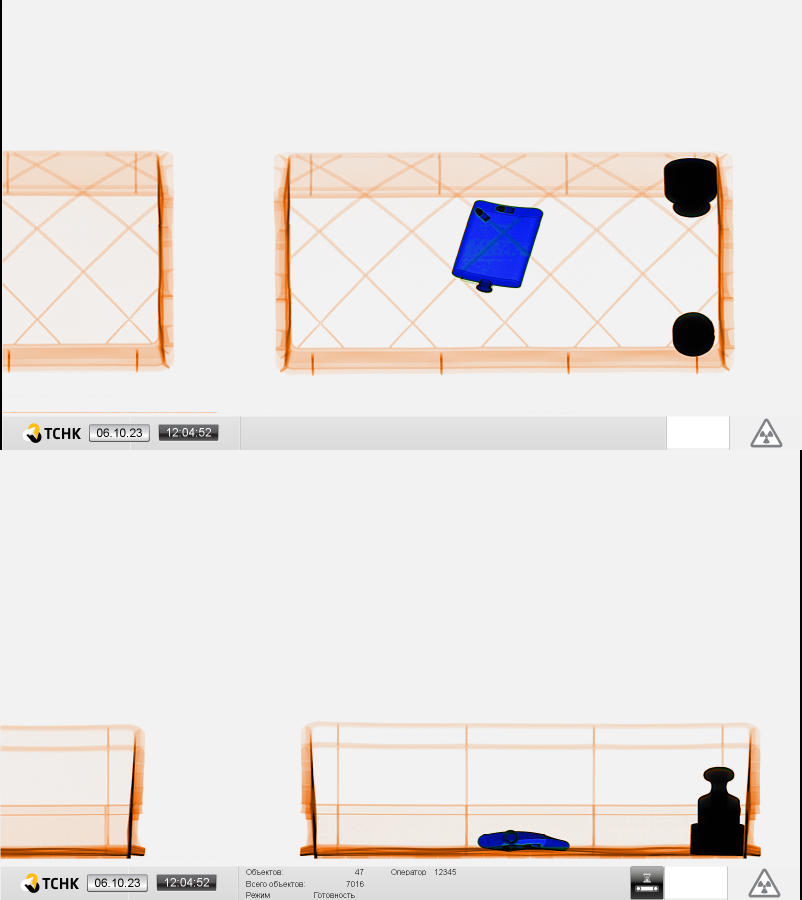
#> input picture assets/examples/RM_gram/1.png, 1604 x 1800 px (shown at 1/2 size); its folder holds only this picture in this run
$ python -i main_app.py   (imports and definitions only)
#> lines starting #> are read from the running program, lines starting #| are printed output that depends on the picture; after the words box and inside, x2 and y2 are one past the last pixel; in counts of white or black regions, pixels touching at a corner belong together
import numpy as np
import os
import cv2
import PyQt5
from PyQt5.QtWidgets import *
from PyQt5.QtGui import QPixmap, QIcon, QColor, QPolygon, QImage
from PyQt5.QtCore import QPoint, Qt, QRect
import sys

isPhotoMode = True
file_counter = 1
object_number = 0
obj_list = []
crd_list = []
# [1 line that did not run here, left out]
count_results = 0
# [260 lines that did not run here, left out]

class ParseFile():
    file_num = 0
    def __init__(self, flc):
        self.file_num = flc
    # [37 lines left out: functions readFile, getObjects, getCoords, getPoly, not called in this run]


# [61 lines that did not run here, left out]

class Filters:

    metallic_filter_applied = False
    organic_filter_applied = False
    grayscale_filter_applied = False
    negative_filter_applied = False
    contrast_filter_applied = False

    # Initialize the lower and upper bounds for the metallic filter
    lower_blue = [0, 0, 0]
    upper_blue = [116, 255, 255]
    lower_black = [0, 0, 0]
    upper_black = [180, 50, 50]

    # Initialize the lower and upper bounds for orange filter
    lower_orange = [0, 50, 30]
    upper_orange = [34, 255, 255]  # Обновленные значения

    # Initialize the lower and upper bounds for green filter
    lower_green = [0, 50, 30]
    upper_green = [0, 0, 0]  # Обновленные значения

    # Initialize contrast factor
    contrast_factor = 1.5

    # [6 lines left out: function reset_filters, not called in this run]

    def apply_metallic_filter(self, img_path):
#> called with img_path = '../assets/examples/RM_gram/1.png'
        image = cv2.imread(img_path)
#> image is the input picture: shape (1800, 1604, 3); mean B, G, R 226.4, 228.8, 233.5
        filtered_image = image.copy()
        hsv_image = cv2.cvtColor(filtered_image, cv2.COLOR_BGR2HSV)
#> hsv_image: shape (1800, 1604, 3); mean H, S, V 4.3, 12.5, 235.3

        lower_blue_bound = np.array(Filters.lower_blue)
        upper_blue_bound = np.array(Filters.upper_blue)
        lower_black_bound = np.array(Filters.lower_black)
        upper_black_bound = np.array(Filters.upper_black)

        blue_mask = cv2.inRange(hsv_image, lower_blue_bound, upper_blue_bound)
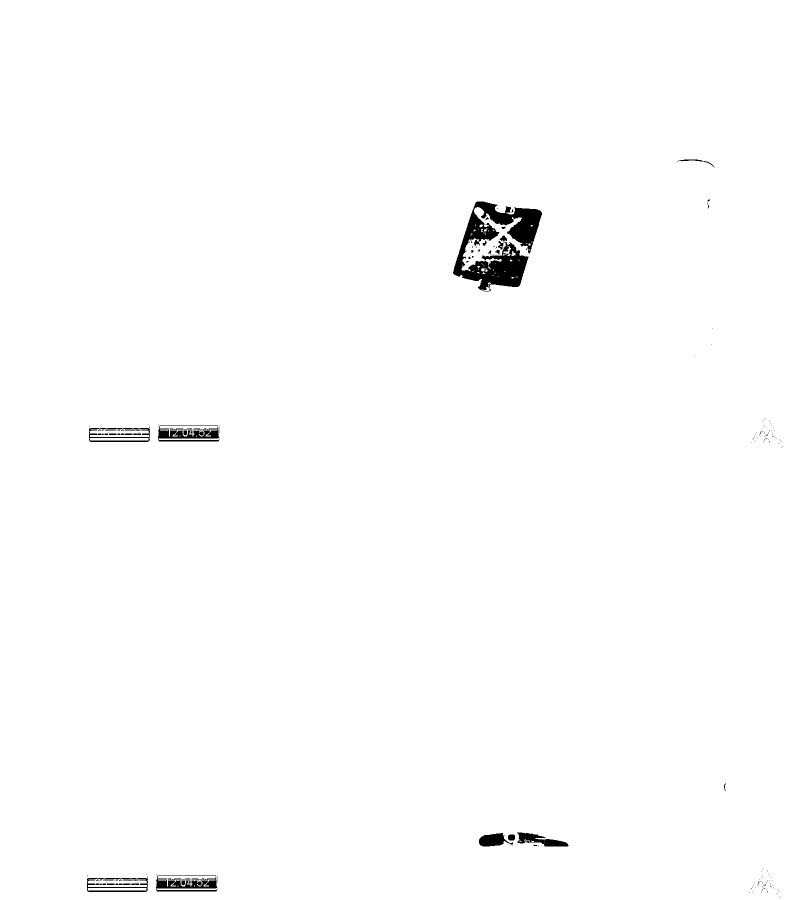
#> blue_mask: shape (1800, 1604) (shown at 1/2 size); 99.1% white; 245 black regions (209 under 20 px), largest, box (x1, y1, x2, y2) and area: (906, 403, 1084, 583) 15045, (316, 853, 439, 877) 1713, (312, 1753, 435, 1777) 1713
        black_mask = cv2.inRange(hsv_image, lower_black_bound, upper_black_bound)
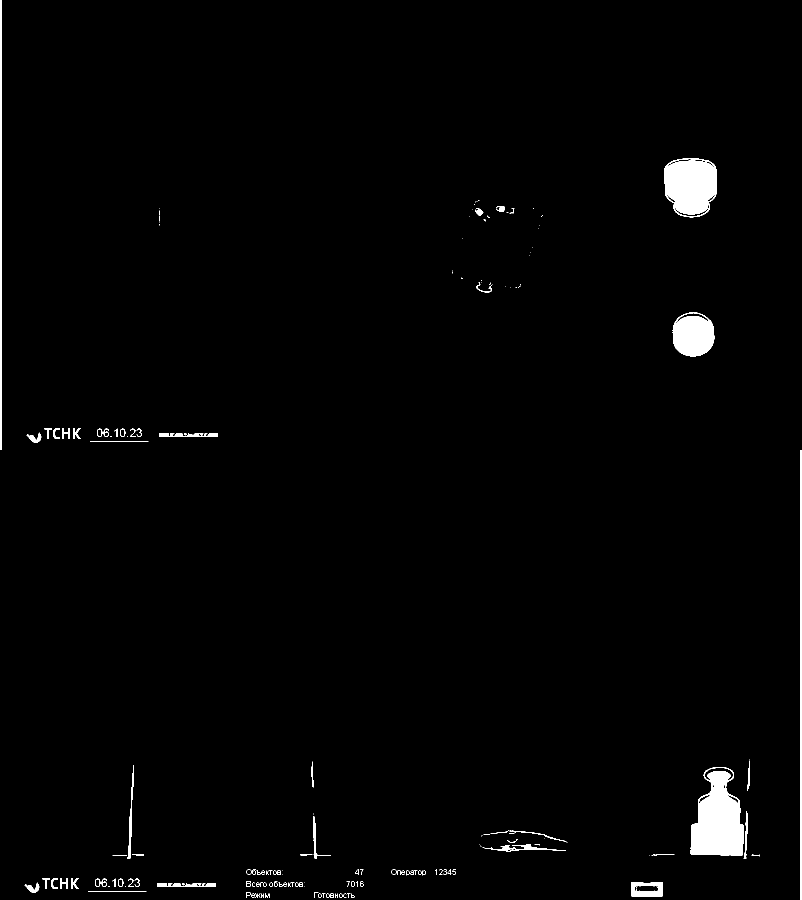
#> black_mask: shape (1800, 1604) (shown at 1/2 size); 1.6% white; 170 white regions (78 under 20 px), largest, box (x1, y1, x2, y2) and area: (1381, 1534, 1488, 1712) 12924, (1329, 316, 1434, 435) 9757, (1345, 625, 1429, 713) 5657

        metallic_mask = cv2.bitwise_or(blue_mask, black_mask)
#> metallic_mask: shape (1800, 1604); 99.1% white; 281 black regions (237 under 20 px), largest, box (x1, y1, x2, y2) and area: (906, 403, 1084, 583) 15045, (1034, 1665, 1137, 1693) 1387, (958, 1666, 1026, 1693) 1138

        gray_image = cv2.cvtColor(image, cv2.COLOR_BGR2GRAY)
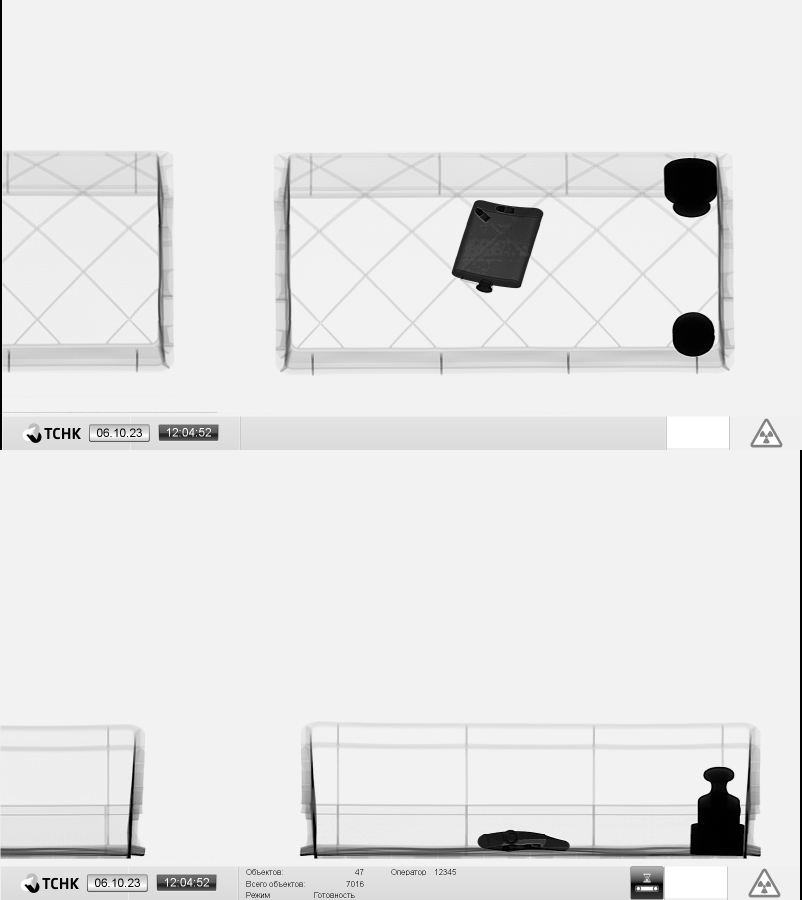
#> gray_image: shape (1800, 1604) (shown at 1/2 size); min 0, max 255, mean 229.9
        grayscale_image = cv2.cvtColor(gray_image, cv2.COLOR_GRAY2BGR)

        canvas = filtered_image.copy()
        canvas[metallic_mask == 255] = grayscale_image[metallic_mask == 255]


        Filters.metallic_filter_applied = True
        ret_canvas = cv2.cvtColor(canvas, cv2.COLOR_BGR2RGB)
#> (the run stopped early here; a loop or call above may not have finished)

$ run again, on assets/examples/RM_gram/10.png
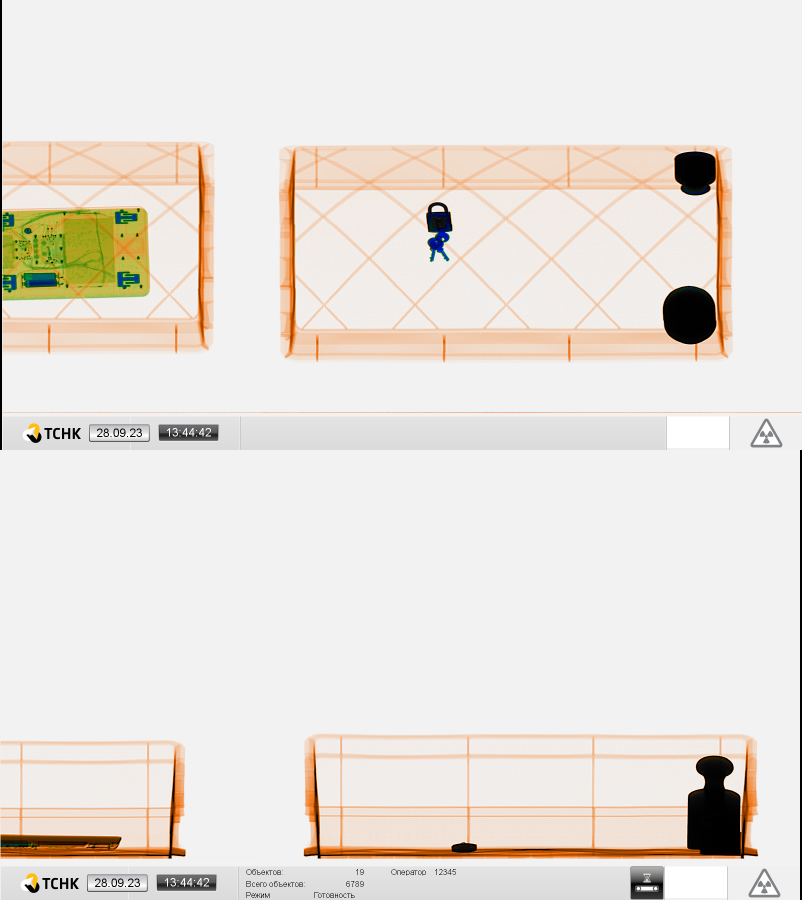
#> input picture assets/examples/RM_gram/10.png, 1604 x 1800 px (shown at 1/2 size)
#> in apply_metallic_filter, image is the input picture: shape (1800, 1604, 3); mean B, G, R 220.9, 227.4, 233.2
#> hsv_image: shape (1800, 1604, 3); mean H, S, V 4.9, 16.2, 233.7
#> in apply_metallic_filter, `blue_mask = cv2.inRange(hsv_image, lower_blue_bound, upper_blue_bound)`:
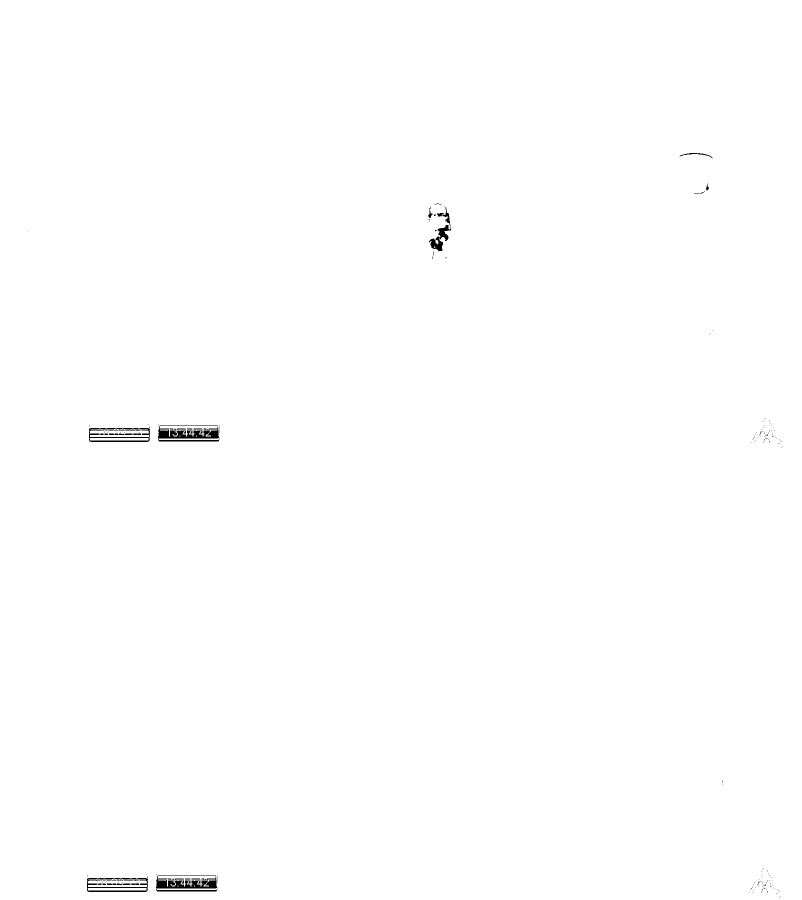
#> blue_mask: shape (1800, 1604) (shown at 1/2 size); 99.7% white; 218 black regions (195 under 20 px), largest, box (x1, y1, x2, y2) and area: (316, 853, 439, 877) 1848, (312, 1753, 435, 1777) 1848, (178, 856, 300, 884) 1147
#> black_mask: shape (1800, 1604); 1.7% white; 198 white regions (100 under 20 px), largest, box (x1, y1, x2, y2) and area: (1375, 1512, 1515, 1717) 16510, (1326, 572, 1432, 688) 9558, (1350, 303, 1431, 383) 5188
#> metallic_mask: shape (1800, 1604); 99.7% white; 246 black regions (213 under 20 px), largest, box (x1, y1, x2, y2) and area: (178, 856, 300, 883) 877, (174, 1756, 296, 1783) 877, (858, 450, 902, 503) 857
#> in apply_metallic_filter, `gray_image = cv2.cvtColor(image, cv2.COLOR_BGR2GRAY)`:
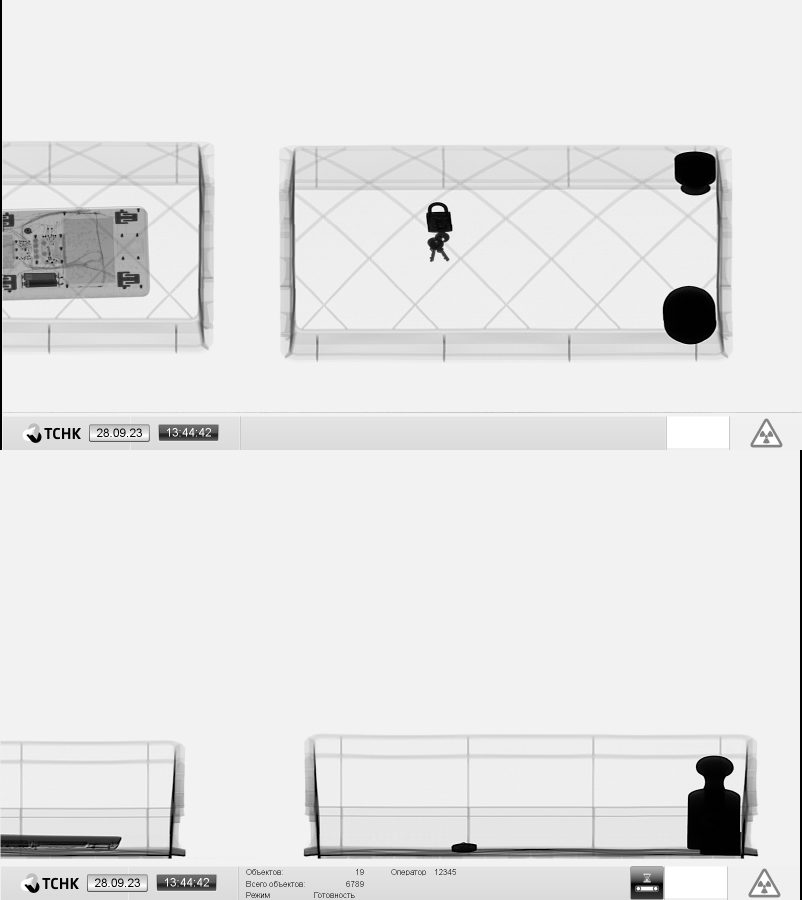
#> gray_image: shape (1800, 1604) (shown at 1/2 size); min 0, max 255, mean 228.4

$ run again, on assets/examples/RM_gram/11.png
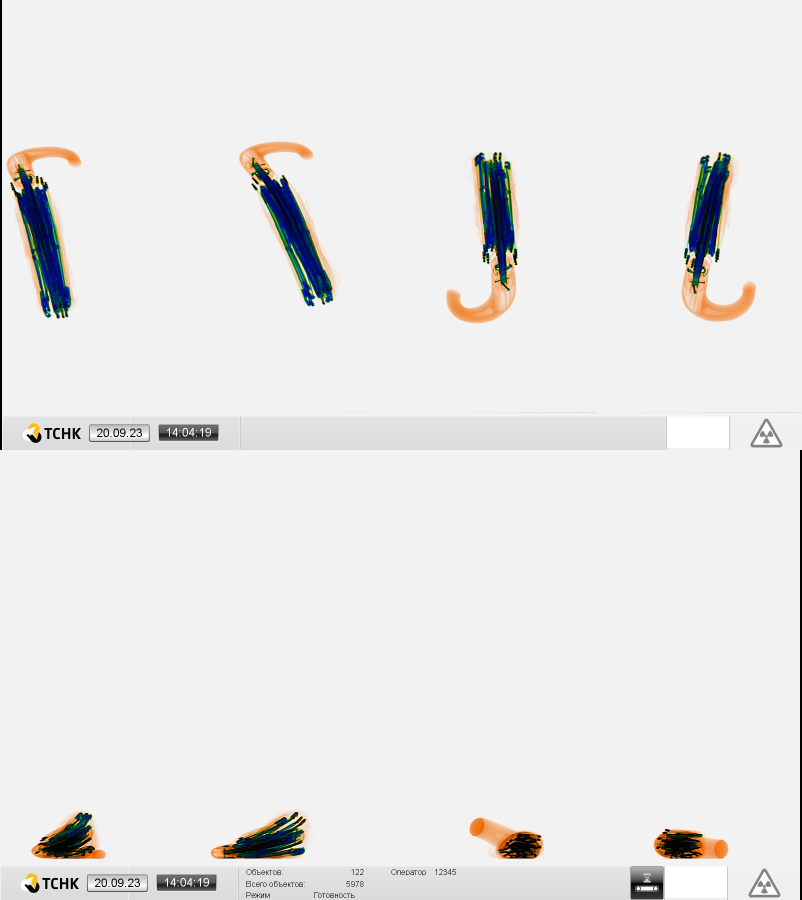
#> input picture assets/examples/RM_gram/11.png, 1604 x 1800 px (shown at 1/2 size)
#> in apply_metallic_filter, image is the input picture: shape (1800, 1604, 3); mean B, G, R 232.1, 232.6, 233.2
#> hsv_image: shape (1800, 1604, 3); mean H, S, V 3.2, 8.2, 235
#> in apply_metallic_filter, `blue_mask = cv2.inRange(hsv_image, lower_blue_bound, upper_blue_bound)`:
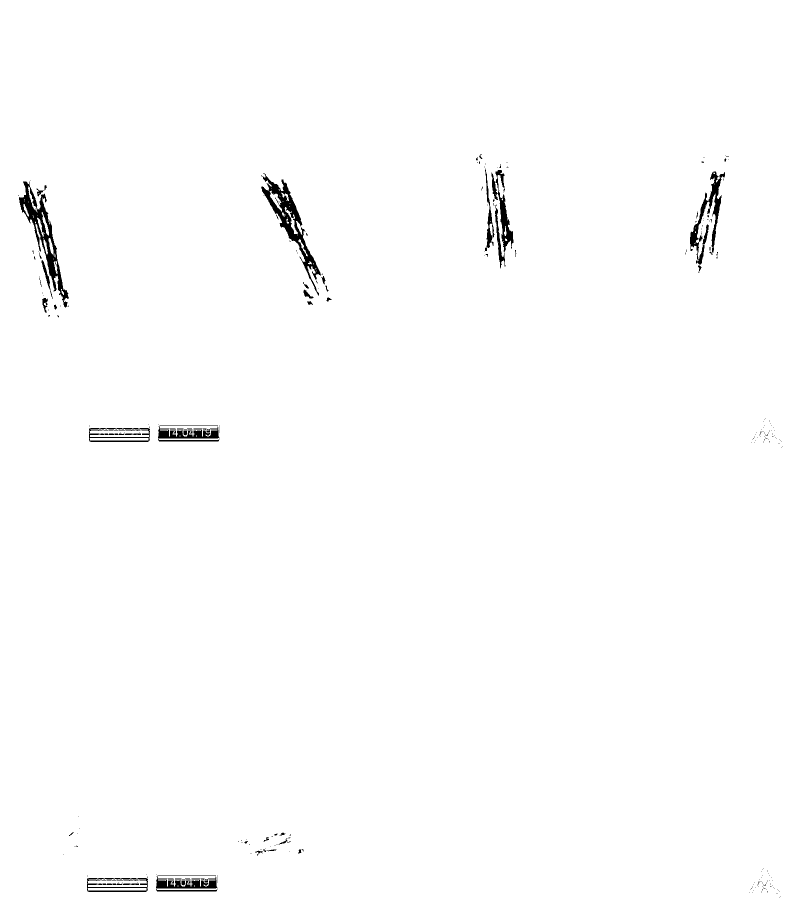
#> blue_mask: shape (1800, 1604) (shown at 1/2 size); 99.1% white; 329 black regions (276 under 20 px), largest, box (x1, y1, x2, y2) and area: (522, 348, 643, 591) 5240, (38, 363, 138, 615) 5057, (1380, 343, 1450, 529) 3027
#> black_mask: shape (1800, 1604); 0.88% white; 631 white regions (494 under 20 px), largest, box (x1, y1, x2, y2) and area: (0, 0, 4, 900) 3600, (1600, 900, 1604, 1800) 3600, (1322, 1673, 1404, 1717) 1934
#> in apply_metallic_filter, `canvas[metallic_mask == 255] = grayscale_image[metallic_mask == 255]`:
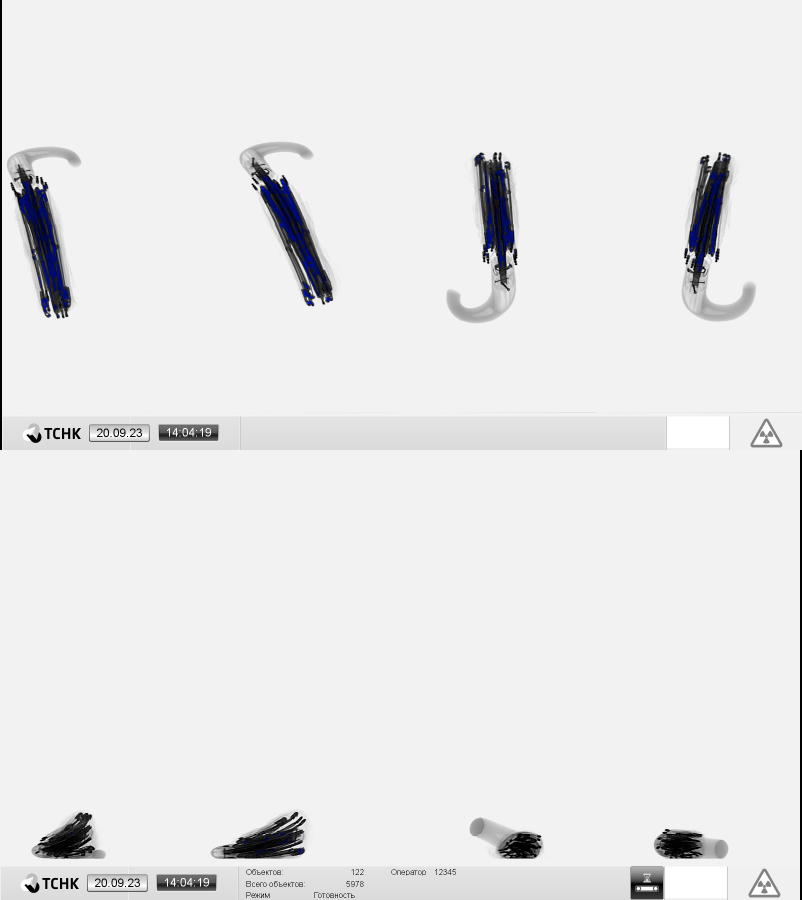
#> canvas: shape (1800, 1604, 3) (shown at 1/2 size); 4.64% of pixels changed, all inside (x1, y1, x2, y2) = (5, 253, 1603, 1799)
